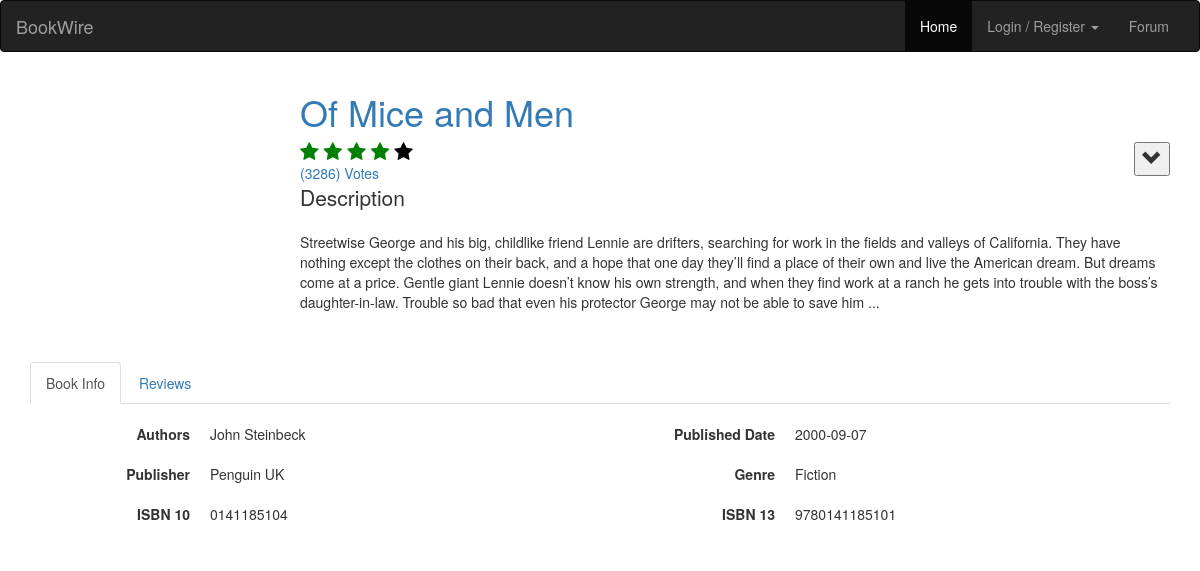
Page /bookinstance/9780141185101 on the committed database.
### book/models.py (models this page shows, shortened)
class Book(models.Model):
	uid = models.CharField(max_length=64)
	title =  models.CharField(max_length=1024)
	authors = models.CharField(max_length=1024)
	publisher = models.CharField(max_length=1024)
	published_date = models.CharField(max_length=32)
	description = models.CharField(max_length=8192)
	isbn_13 = models.CharField(max_length=32)
	isbn_10 = models.CharField(max_length=32)
	genre = models.CharField(max_length=1024)
	average_rating = models.FloatField()
	ratings_count = models.IntegerField()
	thumbnail = models.CharField(max_length=1024)
	favourites = models.ManyToManyField(User, related_name='favourites')
	readingnow = models.ManyToManyField(User, related_name='readingnow')
	toread = models.ManyToManyField(User, related_name='toread')
	haveread = models.ManyToManyField(User, related_name='haveread')

### book/views.py (the view, shortened to what this page needs)
# urls.py: path('bookinstance/<slug:isbn_13>', views.bookinstance, name='bookinstance'),
@csrf_exempt
def bookinstance(request,isbn_13):
	try:
		book = Book.objects.get(isbn_13=isbn_13)
		reviews = Review.objects.filter(book=book).order_by('-created_at')
	except Book.DoesNotExist:
		return redirect("book:mainpage")
	print(book.average_rating)
	context = {"book": book, "reviews": reviews}
	return render(request, "bookpage.html", context)

### book/templates/bookpage.html (shortened to what this page needs)
{% extends "account_base.html" %}
{% load staticfiles %}
{% block content %}
<link rel="stylesheet" type="text/css" href="{% static 'css/bookpage.css' %}" />
<div class="container">
    <div class="row">
        <div class="col-sm-2 hidden-xs">
        </div>
        <div class="col-sm-10" style="padding-left: 90px;">
            <h1><a href="http://www.google.com/search?q={{book.title}}">{{book.title}}</a></h1>
            <div class="btn-group pull-right">
                <button style="font-size: 20px; cursor: pointer;" class="dropdown-toggle" data-toggle="dropdown" aria-haspopup="true" aria-expanded="false">
                    <b><i class="glyphicon glyphicon-chevron-down"></i></b>
                </button>
            </div>
            <div id="book-average-rating"></div>
            <a href="#">({{book.ratings_count}}) Votes</a>
            <div class="p-4">
                <p class="lead font-weight-bold">Description</p>
                <p>{{book.description}}</p>
            </div>
            <br>
        </div>
    </div>
    <br>
    <div class="row">
        <div class="col-md-12">
            <div class="tabbable-panel">
                <div class="tabbable-line">
                    <ul class="nav nav-tabs ">
                        <li class="active">
                            <a href="#tab_default_2" data-toggle="tab">Book Info</a>
                        </li>
                        <li>
                            <a href="#tab_default_3" data-toggle="tab">Reviews</a>
                        </li>
                    </ul>
                    <div class="tab-content">
                        <div class="tab-pane active" id="tab_default_2">
                            <br>
                            <div class="row">
                                <div class="col-xs-6">
                                    <dl class="dl-horizontal">
                                        <dt>Authors</dt>
                                        <dd>{{book.authors}}</dd>
                                        <br>
                                        <dt>Publisher</dt>
                                        <dd>{{book.publisher}}</dd>
                                        <br>
                                        <dt>ISBN 10</dt>
                                        <dd>{{book.isbn_10}}</dd>
                                    </dl>
                                </div>
                                <div class="col-xs-6">
                                    <dl class="dl-horizontal">
                                        <dt>Published Date</dt>
                                        <dd>{{book.published_date}}</dd>
                                        <br>
                                        <dt>Genre</dt>
                                        <dd>{{book.genre}}</dd>
                                        <br>
                                        <dt>ISBN 13</dt>
                                        <dd>{{book.isbn_13}}</dd>
                                    </dl>
                                </div>
                            </div>
                        </div>
                    </div>
                </div>
            </div>
        </div>
    </div>
</div><br><br>
{% endblock %}

### rows in the picture
Book: title "Of Mice and Men", ratings_count "3286", description "Streetwise George and his big, childlike friend Lennie are drifters, searching for work in the fields and valleys of California. They have nothing except the clothes on their back, and a hope that one day they’ll find a place of their own and live the American dream. But dreams come at a price. Gentle giant Lennie doesn’t know his own strength, and when they find work at a ranch he gets into trouble with the boss’s daughter-in-law. Trouble so bad that even his protector George may not be able to save him ...", authors "John Steinbeck", publisher "Penguin UK", isbn_10 "0141185104", published_date "2000-09-07", genre "Fiction", isbn_13 "9780141185101"
